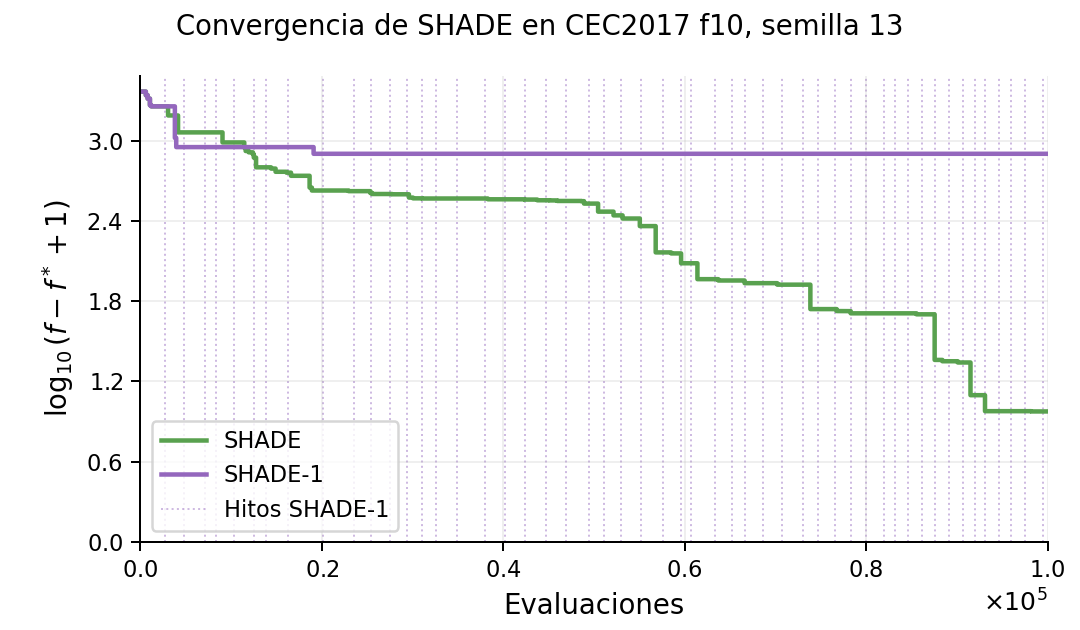
#> input picture memoria/figuras/reinicio/curva_convergencia_reinicio_cec2017_f10_shade.png, 1080 x 630 px
$ python editar_figura_reinicio_shade_memoria.py
#> lines starting #> are read from the running program, lines starting #| are printed output that depends on the picture
#> in editar_convergencia, im is the input picture: PIL image 1080x630 RGBA; mean R, G, B, A 246.5, 246.3, 247.2, 255
#!/usr/bin/env python3
from __future__ import annotations

from pathlib import Path

from PIL import Image, ImageDraw, ImageFont


ROOT = Path(__file__).resolve().parents[3]
FIG_DIR = ROOT / "memoria" / "figuras" / "reinicio"

CONVERGENCIA = FIG_DIR / "curva_convergencia_reinicio_cec2017_f10_shade.png"
DIVERSIDAD = FIG_DIR / "curva_diversidad_reinicio_cec2017_f10_shade.png"


def cargar_fuente(size: int) -> ImageFont.FreeTypeFont | ImageFont.ImageFont:
#> called with size = 28
    candidatos = [
        "/System/Library/Fonts/Supplemental/Arial.ttf",
        "/System/Library/Fonts/Supplemental/Helvetica.ttf",
        "/Library/Fonts/Arial.ttf",
    ]
    for ruta in candidatos:
        if Path(ruta).exists():
            return ImageFont.truetype(ruta, size)
    return ImageFont.load_default()


def etiqueta_vertical(im: Image.Image, texto: str, x: int, y_centro: int, font) -> None:
#> called with texto = 'Error medio log.', x = 24, y_centro = 315
    draw = ImageDraw.Draw(im)
    bbox = draw.textbbox((0, 0), texto, font=font)
#> bbox = (0, 2, 72, 12)
    ancho = bbox[2] - bbox[0]
#> ancho = 72
    alto = bbox[3] - bbox[1]
#> alto = 10
    tmp = Image.new("RGBA", (ancho + 8, alto + 8), (255, 255, 255, 0))
    tmp_draw = ImageDraw.Draw(tmp)
    tmp_draw.text((4, 4), texto, fill=(0, 0, 0, 255), font=font)
    rotada = tmp.rotate(90, expand=True)
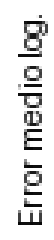
#> rotada: PIL image 18x80 RGBA (shown 3 times larger); mean R, G, B, A 207.9, 207.9, 207.9, 28; transparent parts drawn white
    y = int(y_centro - rotada.height / 2)
#> y = 275
    im.alpha_composite(rotada, (x, y))


def editar_convergencia() -> None:
    im = Image.open(CONVERGENCIA).convert("RGBA")
    draw = ImageDraw.Draw(im)
    fuente = cargar_fuente(28)

    # Título interno.
    draw.rectangle((0, 0, im.width, 64), fill=(255, 255, 255, 255))
    # Etiqueta original del eje Y.
    draw.rectangle((0, 70, 82, im.height - 60), fill=(255, 255, 255, 255))
    etiqueta_vertical(im, "Error medio log.", 24, im.height // 2, fuente)
    # Etiqueta del eje X. La deja solo en la subfigura inferior.
    draw.rectangle((360, im.height - 55, 720, im.height), fill=(255, 255, 255, 255))

    im.convert("RGB").save(CONVERGENCIA)
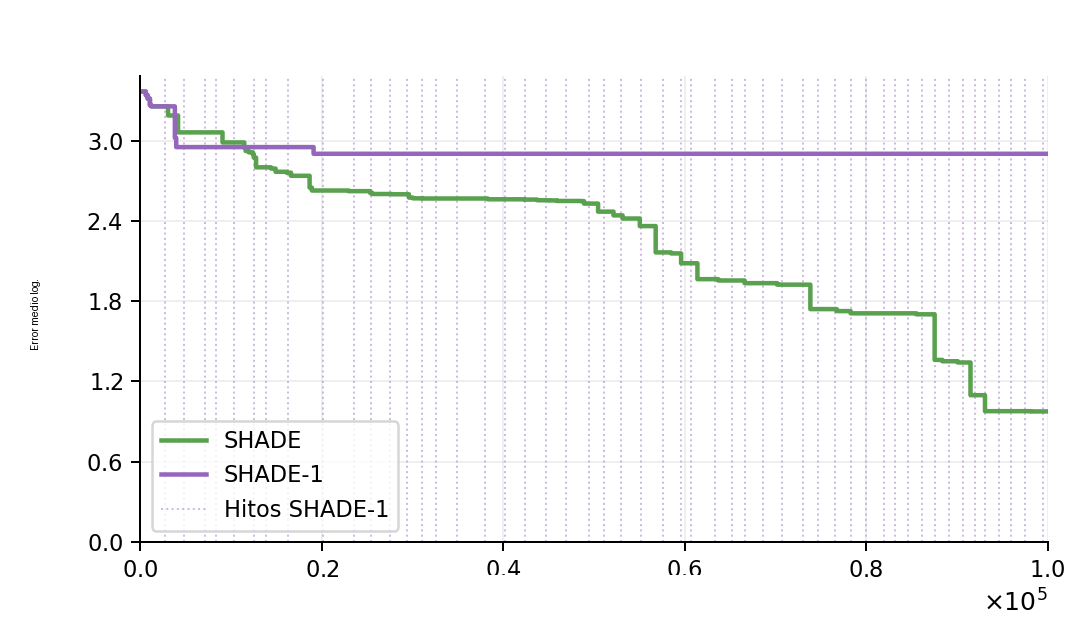
#> saved as curva_convergencia_reinicio_cec2017_f10_shade.png: PIL image 1080x630 RGB; mean R, G, B 248.7, 248.5, 249.4


def editar_diversidad() -> None:
    im = Image.open(DIVERSIDAD).convert("RGBA")
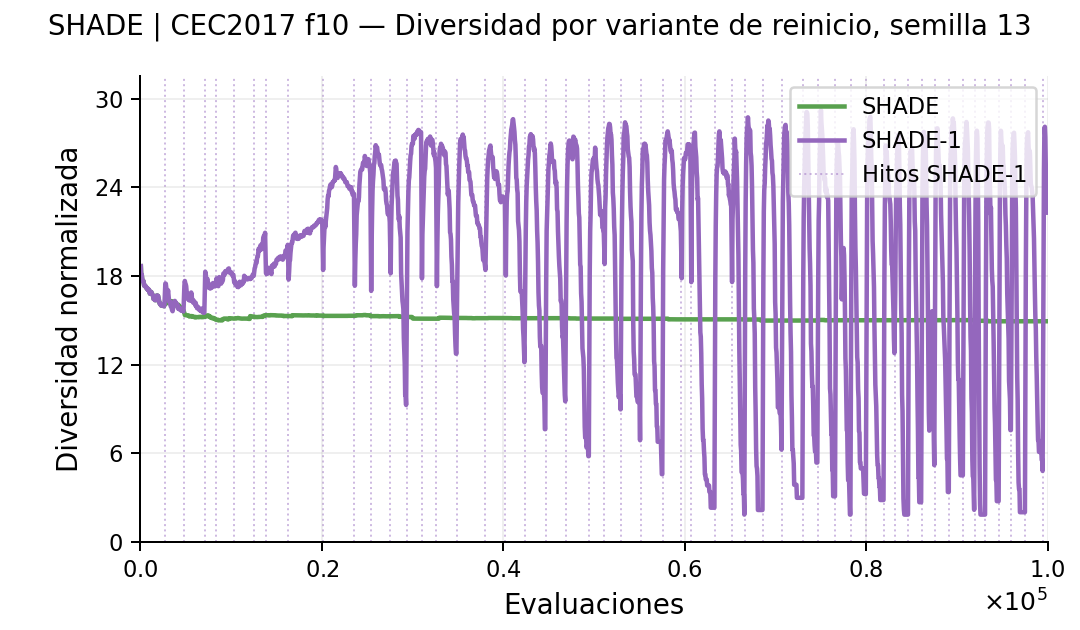
#> input picture memoria/figuras/reinicio/curva_diversidad_reinicio_cec2017_f10_shade.png, 1080 x 630 px
#> im is the input picture: PIL image 1080x630 RGBA; mean R, G, B, A 232.7, 226.5, 238.7, 255
    draw = ImageDraw.Draw(im)

    # Título interno. Se mantiene el eje X porque esta es la subfigura inferior.
    draw.rectangle((0, 0, im.width, 64), fill=(255, 255, 255, 255))

    im.convert("RGB").save(DIVERSIDAD)
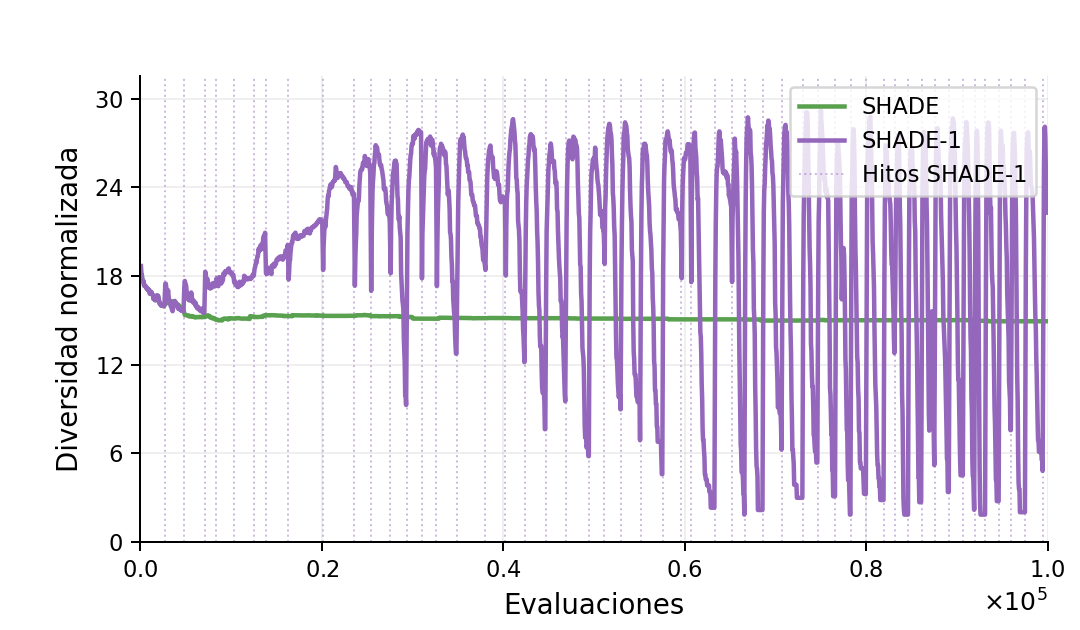
#> saved as curva_diversidad_reinicio_cec2017_f10_shade.png: PIL image 1080x630 RGB; mean R, G, B 234.7, 228.5, 240.6


def main() -> None:
    editar_convergencia()
    editar_diversidad()


if __name__ == "__main__":
    main()
